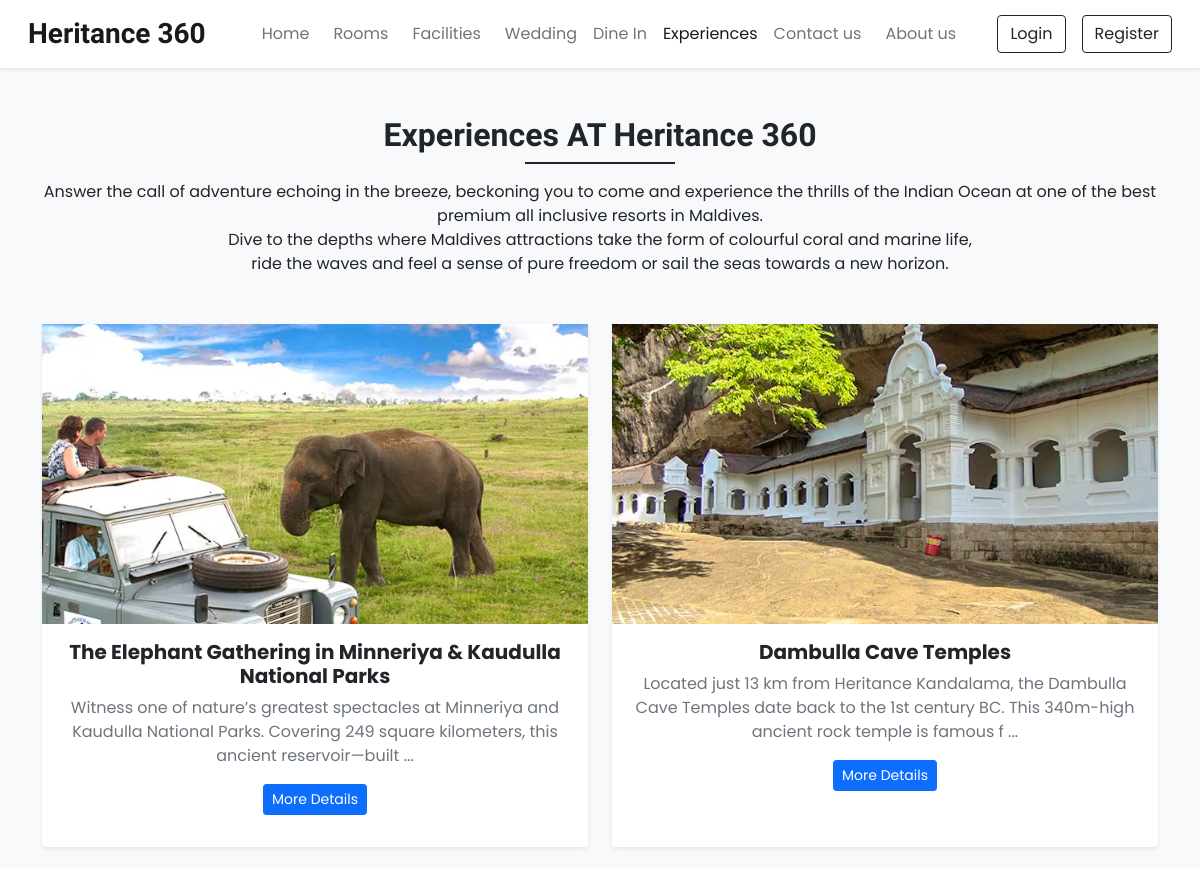
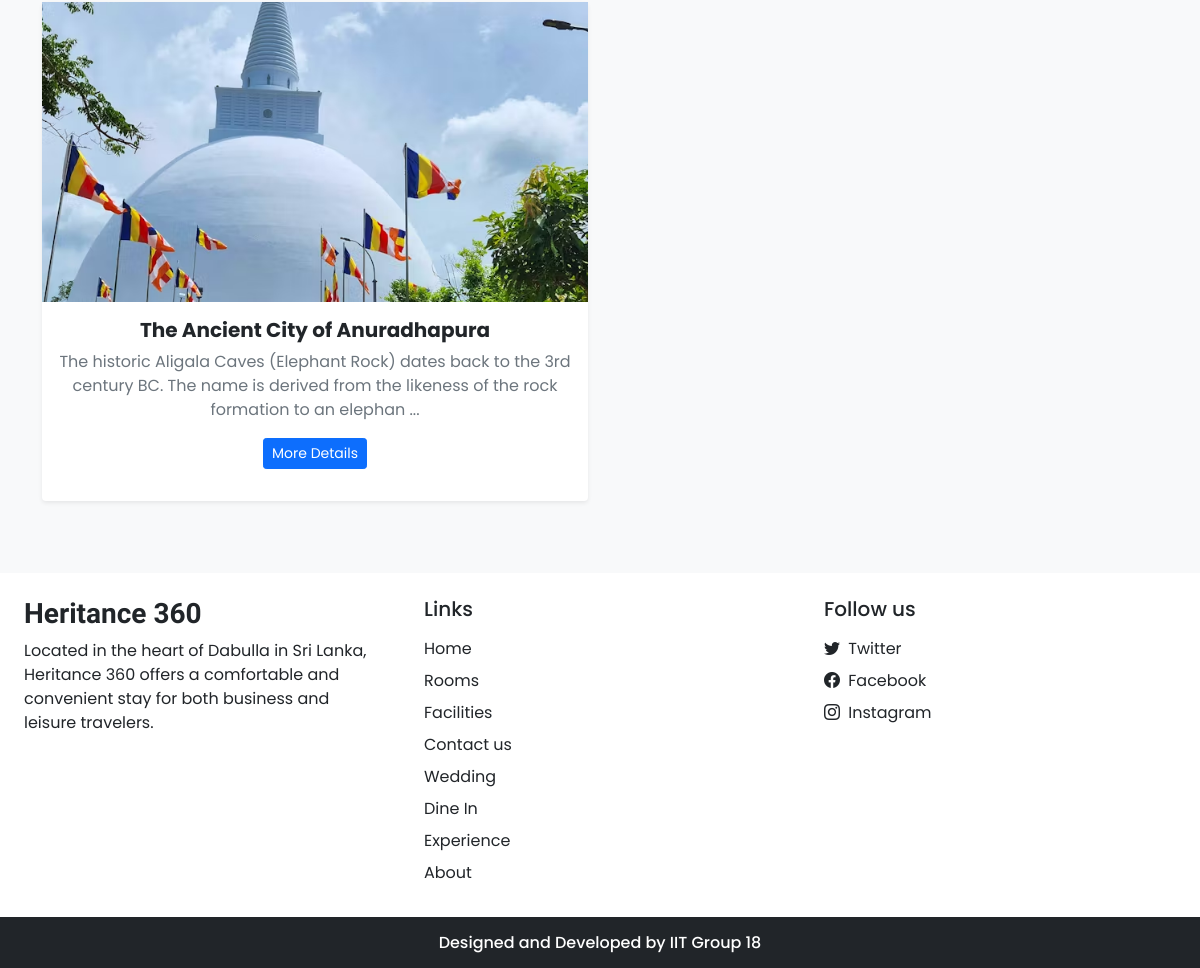
The page /experience.php on the database its author committed (2 pictures, top to bottom).
### tables this page shows
CREATE TABLE `settings` (
  `sr_no` int NOT NULL,
  `site_title` varchar(50) NOT NULL,
  `site_about` varchar(250) NOT NULL,
  `shutdown` tinyint(1) NOT NULL
);

CREATE TABLE `experience_options` (
  `id` int NOT NULL,
  `name` varchar(255) NOT NULL,
  `description` text,
  `highlight` varchar(100) DEFAULT NULL,
  `image` varchar(255) DEFAULT NULL,
  `priceList` varchar(255) DEFAULT NULL,
  `status` tinyint(1) DEFAULT '1',
  `guide_name` varchar(255) DEFAULT NULL,
  `guide_email` varchar(255) DEFAULT NULL,
  `guide_phone` varchar(255) DEFAULT NULL,
  `created_at` timestamp NOT NULL DEFAULT CURRENT_TIMESTAMP,
  `updated_at` timestamp NOT NULL DEFAULT CURRENT_TIMESTAMP ON UPDATE CURRENT_TIMESTAMP
);

### admin/inc/db_config.php (called while the page is built, shortened)
<?php
  function select($sql,$values,$datatypes)
  {
    $con = $GLOBALS['con'];
    if($stmt = mysqli_prepare($con,$sql))
    {
      if (!empty($values) && !empty($datatypes)) {
      mysqli_stmt_bind_param($stmt, $datatypes, ...$values);
    }
      if(mysqli_stmt_execute($stmt)){
        $res = mysqli_stmt_get_result($stmt);
        return $res;
      }
      else{
        mysqli_stmt_close($stmt);
        die("Query cannot be executed - Select");
      }
    }
    else{
      die("Query cannot be prepared - Select");
    }
  }
?>

### experience.php (the view, shortened to what this page needs)
<?php
require_once('admin/inc/db_config.php');
$experience_options = [];
try {
    $experience_options_query = "SELECT * FROM experience_options WHERE status = 1 ORDER BY created_at DESC";
    $experience_options_result = select($experience_options_query, [], '');
    if ($experience_options_result) {
        while ($row = mysqli_fetch_assoc($experience_options_result)) {
            $experience_options[] = $row;
        }
    }
} catch (Exception $e) {
    $experience_options = [];
}
?>
<!DOCTYPE html>
<html lang="en">
<head>
    <?php require('inc/links.php'); ?>
</head>
<body class="bg-light">
    <?php require('inc/header.php'); ?>
    <div class="my-5 px-4">
        <h2 class="fw-bold h-font text-center">Experiences AT <?php echo $settings_r['site_title']; ?></h2>
        <div class="h-line bg-dark"></div>
        <p class="text-center mt-3">
            Answer the call of adventure echoing in the breeze, beckoning you to come and experience the thrills of the Indian Ocean at one of the best premium all inclusive resorts in Maldives.<br>
            Dive to the depths where Maldives attractions take the form of colourful coral and marine life, <br>
            ride the waves and feel a sense of pure freedom or sail the seas towards a new horizon.
        </p>
    </div>
    <div class="container">
        <div class="row">
            <?php if (empty($experience_options)): ?>
                <div class="col-12">
                    <div class="alert alert-info text-center">
                        <h4>No wedding halls available at the moment.</h4>
                        <p>Please check back later or contact us for more information.</p>
                    </div>
                </div>
            <?php else: ?>
                <?php foreach ($experience_options as $option): ?>
                    <div class="col-lg-6 col-md-12 mb-4">
                        <div class="card border-0 shadow-sm h-100">
                            <div class="card-body p-0">
                                <div>
                                    <img src="./images/experience/<?php echo $option['image']; ?>"
                                        class="d-block w-100" style="height: 300px; object-fit: cover;"
                                        alt="Default Wedding Hall Image">
                                </div>
                                <div class="card-body text-center">
                                    <h5 class="card-title fw-bold"><?php echo htmlspecialchars($option['name']); ?></h5>
                                    <p class="card-text text-muted">
                                        <?php echo nl2br(htmlspecialchars(substr($option['description'], 0, 150))); ?>
                                        <?php if (strlen($option['description']) > 150): ?>...<?php endif; ?>
                                    </p>
                                    <div class="d-flex gap-2 mb-3 justify-content-center">
                                        <a href="experience_details.php?id=<?php echo $option['id']; ?>"
                                          class="btn btn-primary btn-sm">
                                            More Details
                                        </a>
                                    </div>
                                </div>
                            </div>
                        </div>
                    </div>
                <?php endforeach; ?>
            <?php endif; ?>
        </div>
    </div>
    <?php require('inc/footer.php'); ?>
</body>
</html>

### inc/header.php (shortened to what this page needs)
<nav id="nav-bar" class="navbar navbar-expand-lg navbar-light bg-white px-lg-3 py-lg-2 shadow-sm sticky-top">
  <div class="container-fluid">
    <a class="navbar-brand me-5 fw-bold fs-3 h-font" href="index.php"><?php echo $settings_r['site_title'] ?></a>
    <div class="collapse navbar-collapse" id="navbarSupportedContent">
      <ul class="navbar-nav me-auto mb-2 mb-lg-0">
        <li class="nav-item">
          <a class="nav-link me-2" href="index.php">Home</a>
        </li>
        <li class="nav-item">
          <a class="nav-link me-2" href="rooms.php">Rooms</a>
        </li>
        <li class="nav-item">
          <a class="nav-link me-2" href="facilities.php">Facilities</a>
        </li>
        <li class="nav-item">
          <a class="nav-link" href="wedding_halls.php">Wedding</a>
        </li>
        <li class="nav-item">
          <a class="nav-link" href="dine_in.php">Dine In</a>
        </li>
        <li class="nav-item">
          <a class="nav-link" href="experience.php">Experiences</a>
        </li>
        <li class="nav-item">
          <a class="nav-link me-2" href="contact.php">Contact us</a>
        </li>
        <li class="nav-item">
          <a class="nav-link" href="about.php">About us</a>
        </li>
      </ul>
      <div class="d-flex">
        <?php
          if(isset($_SESSION['login']) && $_SESSION['login']==true)
          {
            $path = USERS_IMG_PATH;
            echo<<<data
              <div class="btn-group">
                <button type="button" class="btn btn-outline-dark shadow-none dropdown-toggle" data-bs-toggle="dropdown" data-bs-display="static" aria-expanded="false">
                  <img src="$path$_SESSION[uPic]" style="width: 25px; height: 25px;" class="me-1 rounded-circle">
                  $_SESSION[uName]
                </button>
                <ul class="dropdown-menu dropdown-menu-lg-end">
                  <li><a class="dropdown-item" href="profile.php">Profile</a></li>
                  <li><a class="dropdown-item" href="bookings.php">Bookings</a></li>
                  <li><a class="dropdown-item" href="logout.php">Logout</a></li>
                </ul>
              </div>
            data;
          }
          else
          {
            echo<<<data
              <button type="button" class="btn btn-outline-dark shadow-none me-lg-3 me-2" data-bs-toggle="modal" data-bs-target="#loginModal">
                Login
              </button>
              <button type="button" class="btn btn-outline-dark shadow-none" data-bs-toggle="modal" data-bs-target="#registerModal">
                Register
              </button>
            data;
          }
        ?>
      </div>
    </div>
  </div>
</nav>

### inc/footer.php (shortened to what this page needs)
<div class="container-fluid bg-white mt-5">
    <div class="row">
        <div class="col-lg-4 p-4">
            <h3 class="h-font fw-bold fs-3 mb-2"><?php echo $settings_r['site_title'] ?></h3>
            <p>
                <?php echo $settings_r['site_about'] ?>
            </p>
        </div>
        <div class="col-lg-4 p-4">
            <h5 class="mb-3">Links</h5>
            <a href="index.php" class="d-inline-block mb-2 text-dark text-decoration-none">Home</a> <br>
            <a href="rooms.php" class="d-inline-block mb-2 text-dark text-decoration-none">Rooms</a> <br>
            <a href="facilities.php" class="d-inline-block mb-2 text-dark text-decoration-none">Facilities</a> <br>
            <a href="contact.php" class="d-inline-block mb-2 text-dark text-decoration-none">Contact us</a> <br>
            <a href="wedding_halls.php" class="d-inline-block mb-2 text-dark text-decoration-none">Wedding</a><br>
            <a href="dine_in.php" class="d-inline-block mb-2 text-dark text-decoration-none">Dine In</a><br>
            <a href="experience.php" class="d-inline-block mb-2 text-dark text-decoration-none">Experience</a><br>
            <a href="about.php" class="d-inline-block mb-2 text-dark text-decoration-none">About</a><br>
        </div>
        <div class="col-lg-4 p-4">
            <h5 class="mb-3">Follow us</h5>
            <?php
            if ($contact_r['tw'] != '') {
                echo <<<data
              <a href="$contact_r[tw]" class="d-inline-block text-dark text-decoration-none mb-2">
                <i class="bi bi-twitter me-1"></i> Twitter
              </a><br>
            data;
            }
            ?>
            <a href="<?php echo $contact_r['fb'] ?>" class="d-inline-block text-dark text-decoration-none mb-2">
                <i class="bi bi-facebook me-1"></i> Facebook
            </a><br>
            <a href="<?php echo $contact_r['insta'] ?>" class="d-inline-block text-dark text-decoration-none">
                <i class="bi bi-instagram me-1"></i> Instagram
            </a><br>
        </div>
    </div>
</div>
<h6 class="text-center bg-dark text-white p-3 m-0">Designed and Developed by IIT Group 18</h6>

### css/common.css (style rules this page uses)
:root { --teal: #2ec1ac; --teal_hover: #279e8c; }
* { font-family: 'Poppins', sans-serif; }
.h-font { font-family: 'Merienda', cursive; }
.h-line { width: 150px; margin: 0 auto; height: 1.7px; }

### rows shown on the page
settings: site_title "Heritance 360", site_about "Located in the heart of Dabulla in Sri Lanka, Heritance 360 offers a comfortable and convenient stay for both business and leisure travelers."
experience_options: image (picture), name "The Elephant Gathering in Minneriya & Kaudulla National Parks", description "Witness one of nature’s greatest spectacles at Minneriya and Kaudulla National Parks. Covering 249 square kilometers, this ancient reservoir—built"
experience_options: image (picture), name "Dambulla Cave Temples", description "Located just 13 km from Heritance Kandalama, the Dambulla Cave Temples date back to the 1st century BC. This 340m-high ancient rock temple is famous f"
experience_options: image (picture), name "The Ancient City of Anuradhapura", description "The historic Aligala Caves (Elephant Rock) dates back to the 3rd century BC. The name is derived from the likeness of the rock formation to an elephan"
